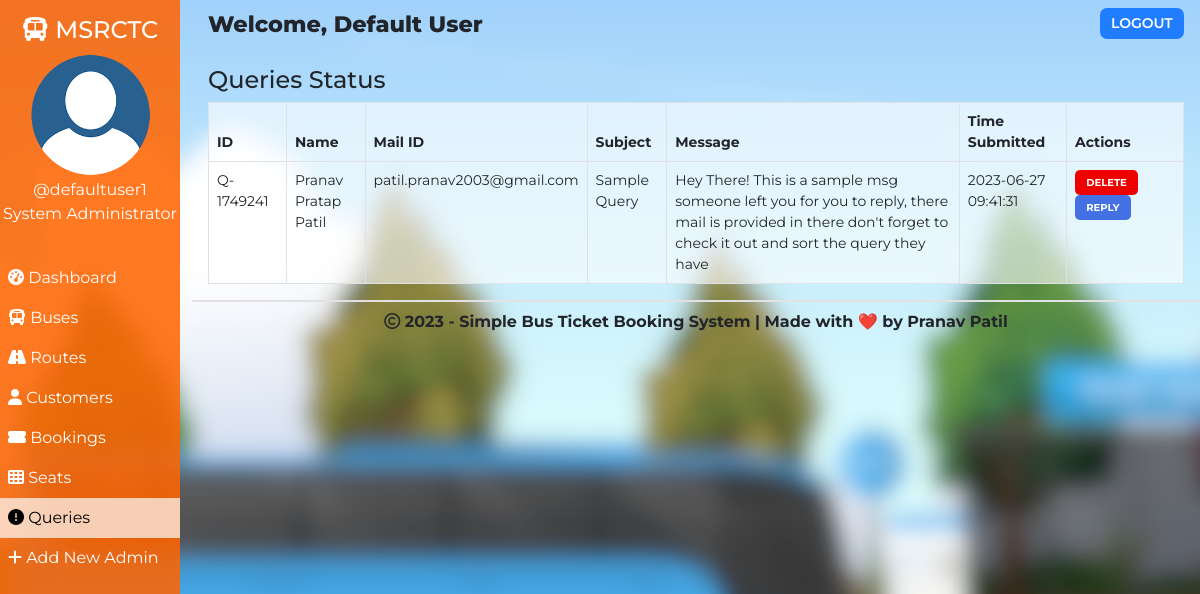
/admin/queries.php (signed in), run on the app's committed database.
### tables this page shows
CREATE TABLE `queries` (
  `id` int(100) NOT NULL,
  `query_id` varchar(255) NOT NULL,
  `fullname` varchar(100) NOT NULL,
  `mail` varchar(100) NOT NULL,
  `msg` varchar(500) NOT NULL,
  `subject` varchar(100) NOT NULL,
  `msg_created` datetime NOT NULL DEFAULT CURRENT_TIMESTAMP
);

### admin/queries.php (the view, shortened to what this page needs)
<!DOCTYPE html>
<html lang="en">
<head>
    <link href="https://cdn.jsdelivr.net/npm/bootstrap@5.0.1/dist/css/bootstrap.min.css" rel="stylesheet">
    <?php
        $page="queries";
    ?>
</head>
<body>
    <?php require '../assets/partials/_admin-header.php';?>
        <?php
            $resultSql = "SELECT * FROM `queries` ORDER BY msg_created DESC";
            $resultSqlResult = mysqli_query($conn, $resultSql);
            if(!mysqli_num_rows($resultSqlResult)){ ?>
                <div class="mt-4 container">
                    <div id="noQueries" class="alert alert-dark " role="alert">
                        <h1 class="alert-heading">No Queries Found!!</h1>
                        <p class="fw-light">Congratulations on Solving Them All!</p>
                    </div>
                </div>
            <?php }
            else { ?>
                <section id="query">
                    <div id="head">
                        <h4>Queries Status</h4>
                    </div>
                    <div id="query-results">
                        <table class="table table-hover table-bordered">
                            <thead>
                                <th style="width: 8%;">ID</th>
                                <th>Name</th>
                                <th>Mail ID</th>
                                <th>Subject</th>
                                <th style="width: 30%;">Message</th>
                                <th style="width: 11%;">Time Submitted</th>
                                <th style="width: 12%;">Actions</th>
                            </thead>
                            <?php
                                while($row = mysqli_fetch_assoc($resultSqlResult))
                                {
                                    $id = $row["id"];
                                    $query_id = $row["query_id"];
                                    $fullname = $row["fullname"];
                                    $mail = $row["mail"];
                                    $subject = $row["subject"];
                                    $msg = $row["msg"];
                                    $msg_created = $row["msg_created"];
                                        ?>
                                    <tr>
                                        <td>
                                            <?php
                                                echo $query_id;
                                            ?>
                                        </td>
                                        <td>
                                            <?php
                                                echo $fullname;
                                            ?>
                                        </td>
                                        <td>
                                            <?php
                                                echo $mail;
                                            ?>
                                        </td>
                                        <td>
                                            <?php
                                                echo $subject;
                                            ?>
                                        </td>
                                        <td>
                                            <?php
                                                echo $msg;
                                            ?>
                                        </td>
                                        <td>
                                            <?php
                                                echo $msg_created;
                                            ?>
                                        </td>
                                        <td>
                                            <button class="button delete-button" data-bs-toggle="modal" data-bs-target="#deleteModal" data-id="<?php
                                                echo $id;?>">Delete</button>
                                                <a href="mailto:<?php echo $mail;?>?subject=RE: <?php echo $subject;?>">
                                                <button class="button reply-button">Reply</button>
                                                </a>
                                        </td>
                                    </tr>
                                <?php
                                }
                            ?>
                        </table>
                    </div>
                    </section>
                    <footer>
                <p>
                    <i class="far fa-copyright"></i> <?php echo date('Y');?> - Simple Bus Ticket Booking System | Made with &#10084;&#65039; by Pranav Patil
                    </p>
            </footer>
                <?php  }
            ?>
            </div>
    </main>
</body>
</html>

### assets/partials/_admin-header.php (shortened to what this page needs)
<?php
    $conn = db_connect();
    $admin_id = $_SESSION['admin_id'];
    $sql = "SELECT * FROM admins WHERE admin_id = $admin_id";
    $result = mysqli_query($conn, $sql);
    if($row = mysqli_fetch_assoc($result))
    {
        $admin_fullname = $row["admin_fullname"];
        $admin_name = $row["admin_name"];
        $admin_img_path = '../assets/user/'.$row["pp"];
    }
?>
    <main id="container">
        <div id="sidebar">
            <h4><i class="fas fa-bus"></i> MSRCTC</h4>
            <div>
                <img class="adminDp" src="<?php echo $admin_img_path; ?>" height="125px" alt="Admin Profile Pic">
                <p>
                    <?php  echo '@'.$admin_name;  ?>
                </p>
                <p>System Administrator</p>
            </div>
            <ul id="options">
                <li class="option <?php if($page=='dashboard'){ echo 'active';}?>">
                    <a href="./dashboard.php">
                    <i class="fas fa-tachometer-alt"></i> Dashboard
                    </a>
                </li>
                <li class="option <?php if($page=='bus'){ echo 'active';}?>">
                    <a href="./bus.php">
                    <i class="fas fa-bus"></i> Buses
                    </a>
                </li>
                <li class="option <?php if($page=='route'){ echo 'active';}?>">
                    <a href="./route.php">
                    <i class="fas fa-road"></i> Routes
                    </a>
                </li>
                <li class="option <?php if($page=='customer'){ echo 'active';}?>">
                    <a href="./customer.php">
                    <i class="fas fa-user"></i> Customers
                    </a>
                </li>
                <li class="option <?php if($page=='booking'){ echo 'active';}?>">
                    <a href="./booking.php">
                    <i class="fas fa-ticket-alt"></i> Bookings
                    </a>
                </li>
                <li class="option <?php if($page=='seat'){ echo 'active';}?>">
                    <a href="./seat.php">
                    <i class="fas fa-th"></i> Seats
                    </a>
                </li>
                <li class="option <?php if($page=='queries'){ echo 'active';}?>">
                    <a href="./queries.php">
                    <i class="fas fa-exclamation-circle"></i> Queries
                    </a>
                </li>
                <li class="option <?php if($page=='signup'){ echo 'active';}?>">
                    <a href="./signup.php">
                    <i class="fas fa-plus"></i> Add New Admin
                    </a>
                </li>
            </ul>
        </div>
        <div id="main-content">
            <section id="welcome">
                <ul>
                    <li class="welcome-item" >Welcome,
                        <span id="admin">
                            <?php
                                echo $admin_fullname;
                            ?>
                        </span>
                    </li>
                    <li class="welcome-item">
                        <button id="logout" class="btn-sm">
                            <a href="../assets/partials/_logout.php">LOGOUT</a>
                        </button>
                    </li>
                </ul>
            </section>

### assets/styles/admin.php (style rules this page uses)
body { margin: 0; box-sizing: border-box; font-family: 'Montserrat', sans-serif; background-image: url("../assets/img/sample1_blur.png"); background-size: cover; background-attachment: fixed; }
html { scroll-behavior: smooth; }
*, *::after, *::before { box-sizing: inherit; }
.adminDp { border-radius: 50%; }
tbody, td, tfoot, th, thead, tr { background-color: #FFFFFF60; }
table { border-radius:6px; }
tr { transition: 0.5s; }
#welcome { background-color: transparent; }
#welcome ul { display: flex; justify-content: space-between; list-style-type: none; padding: 0; margin: 0; }
#welcome li { margin: 0 1rem; padding: 0.5rem 0; }
#welcome li:first-child { font-weight: 800; font-size: 1.4rem; }
#logout { padding: 0.3rem 0.7rem; background-color: #207DFF; font-weight: 600; outline: none; border: none; border-radius: 7px; }
#welcome { background-color: transperent; }
#logout a { color: white; text-decoration: none; }
footer { border-top: 2px solid #e2e2e2; padding: 0.5rem 0; text-align: center; font-weight: bold; }
footer p { margin: 0; }
#sidebar { text-align: center; background-color: #ff6500DD; color: white; position: relative; top: 0%; padding-top: 1rem; z-index: 2; height: 100vh; }
#sidebar p { margin: 0; }
#sidebar ul { margin-top: 2rem; }
#options { list-style-type: none; text-align: left; padding-left: 0; }
.option a { display: block; padding: 0.5rem; text-decoration: none; color: inherit; transition: 0.5s; }
.active { background-color:#FFFFFFB0; color:black; }
#main-content { margin-left: 16%; }
@media only screen and (min-width:1000px) { #sidebar { text-align: center; background-color: #ff6500DD; color: white; width: 15%; position: fixed; top: 0%; padding-top: 1rem; z-index: 2; height: 100vh; } }
@media only screen and (min-width:1000px) { #sidebar p { margin: 0; } }
@media only screen and (min-width:1000px) { #sidebar ul { margin-top: 2rem; } }
@media only screen and (min-width:1000px) { #options { list-style-type: none; text-align: left; padding-left: 0; } }
@media only screen and (min-width:1000px) { .option a { display: block; padding: 0.5rem; text-decoration: none; color: inherit; transition: 0.5s; } }
@media only screen and (min-width:1000px) { .active { background-color:#FFFFFFB0; color:black; } }
@media only screen and (min-width:1000px) { #main-content { margin-left: 16%; } }

### assets/styles/admin-options.php (style rules this page uses)
* { font-family: Montserrat; }
#booking #head, #customer #head, #route #head, #seat #head, #bus #head, #query #head { padding-top: 1rem; }
#booking, #customer, #route, #bus, #seat, #query { padding: 0 1rem; }
#booking-results button, #customer-results button, #route button, #bus-results button, #query-results button { border-radius: 5px; }
.button { border: none; font-weight: bold; text-transform: uppercase; }
table { font-size: 14px; }
#bus .edit-button, #bus .delete-button, #route .edit-button, #route .delete-button, #customer .edit-button, #customer .delete-button, #query .delete-button, #query .reply-button { padding: 0.3rem 0.7rem; }
table th,td { padding-left: 0.3rem; }
table button { color: white; }
.edit-button, .reply-button { background-color: #4370E2; }
.delete-button { background-color: #EF0000; }
.edit-button, .delete-button, .reply-button { font-size: 10px }

### data on the page
queries: query "Q-1749241", fullname "Pranav Pratap Patil", mail "patil.pranav2003@gmail.com", subject "Sample Query", msg "Hey There! This is a sample msg someone left you for you to reply, there mail is provided in there don't forget to check it out and sort the query they have", msg_created "2023-06-27 09:41:31"

### other printed values
$admin_name "defaultuser1"
$admin_fullname "Default User"
